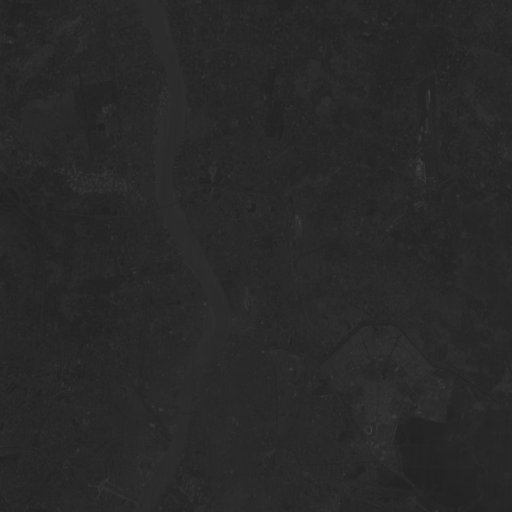
#> input picture band1.gif, 512 x 512 px; the run also reads 3 pictures not shown here
$ jupyter execute kmeans_band_image_parimal_bera_version_no1.ipynb
#> lines starting #> are read from the running program, lines starting #| are printed output that depends on the picture; after the words box and inside, x2 and y2 are one past the last pixel; in counts of white or black regions, pixels touching at a corner belong together
[cell 1]
from PIL import Image
import numpy as np
band1 = Image.open("band1.gif")
#> band1 is the input picture: PIL image 512x512 P; min 32, max 65, mean 40.6
band2 = Image.open("band2.gif")
band3 = Image.open("band3.gif")
band4 = Image.open("band4.gif")
band1 = band1.resize((512, 512))
band2 = band2.resize((512, 512))
band3 = band3.resize((512, 512))
band4 = band4.resize((512, 512))
band1_array = np.array(band1.convert("L"))
band2_array = np.array(band2.convert("L"))
band3_array = np.array(band3.convert("L"))
band4_array = np.array(band4.convert("L"))
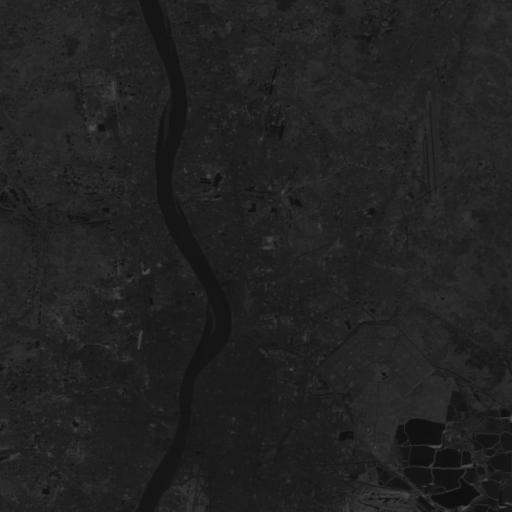
#> band4_array: shape (512, 512); min 14, max 77, mean 33.6
print("Shape of band1 matrix:", band1_array)
#> (printed output is left out)
print("Shape of band2 matrix:", band2_array)
#> (printed output is left out)
print("Shape of band3 matrix:", band3_array)
#> (printed output is left out)
print("Shape of band4 matrix:", band4_array)
#> (printed output is left out)

[cell 2]
from PIL import Image
import numpy as np
image_paths = ['band1.gif', 'band2.gif', 'band3.gif', 'band4.gif']
matrix_size = (512, 512)
image_matrices = []
for path in image_paths:
    img = Image.open(path)
    img_resized = img.resize(matrix_size)
    img_gray = img_resized.convert('L') if img_resized.mode != 'L' else img_resized
    img_array = np.array(img_gray)
    image_matrices.append(img_array)
for i, matrix in enumerate(image_matrices, 1):
    print(f"Matrix {i}:")
    print(matrix)
    print()
print(img_array)
#> (printed output is left out)

[cell 3]
from PIL import Image
import numpy as np

image_paths = ['band1.gif', 'band2.gif', 'band3.gif', 'band4.gif']
matrix_size = (512, 512)
flattened_matrices = []
for path in image_paths:
    # Open the image
    img = Image.open(path)
    img_resized = img.resize(matrix_size)
    img_gray = img_resized.convert('L') if img_resized.mode != 'L' else img_resized
    img_array = np.array(img_gray)
    flattened_matrix = img_array.flatten()
    flattened_matrices.append(flattened_matrix)
for i, matrix in enumerate(flattened_matrices, 1):
    print(f"Flattened Matrix {i}:")
    print(matrix)
    print()

[cell 4]
from PIL import Image
import numpy as np

image_paths = ['band1.gif', 'band2.gif', 'band3.gif', 'band4.gif']
matrix_size = (512, 512)
flattened_matrices = []
for path in image_paths:
    # Open the image
    img = Image.open(path)
    img_resized = img.resize(matrix_size)
    img_gray = img_resized.convert('L') if img_resized.mode != 'L' else img_resized
    img_array = np.array(img_gray)
    flattened_matrix = img_array.flatten()
    flattened_matrix = flattened_matrix[:, np.newaxis]
    flattened_matrices.append(flattened_matrix)
concatenated_matrix = np.hstack(flattened_matrices)

print( concatenated_matrix)

[cell 5]
import numpy as np
import random
from PIL import Image
import matplotlib.pyplot as plt

def load_image(path):
#> called with path = 'band1.gif'
    img = Image.open(path)
    img_array = np.array(img)
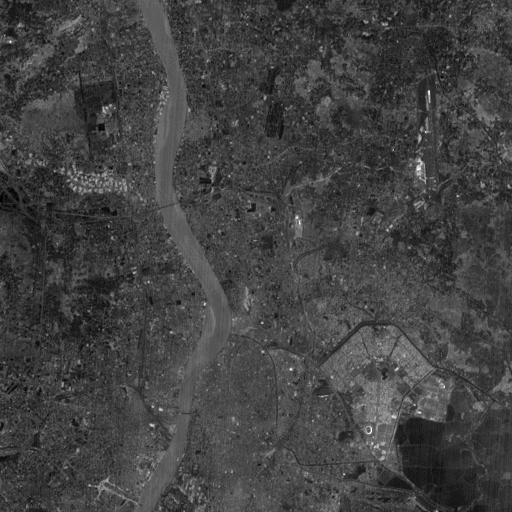
#> img_array: shape (512, 512); min 0, max 33, mean 8.6; drawn with min black and max white
    return img_array

def initialize_centroids(data, k):
    centroids_idx = random.sample(range(data.shape[0]), k)
    centroids = data[centroids_idx]
    return centroids

def assign_clusters(data, centroids):
    distances = np.linalg.norm(data[:, np.newaxis] - centroids, axis=2)
    # Assign each data point to the nearest centroid
    clusters = np.argmin(distances, axis=1)
    return clusters

def update_centroids(data, clusters, k):
    centroids = np.zeros((k, data.shape[1]))
    for i in range(k):
        centroids[i] = np.mean(data[clusters == i], axis=0)
    return centroids

def k_means(data, k, max_iters=100):
    centroids = initialize_centroids(data, k)

    for _ in range(max_iters):
        clusters = assign_clusters(data, centroids)
        new_centroids = update_centroids(data, clusters, k)
        if np.allclose(centroids, new_centroids):
            break

        centroids = new_centroids

    return clusters

# Load your 4-band images
image_paths = ['band1.gif', 'band2.gif', 'band3.gif', 'band4.gif']
images = [load_image(path) for path in image_paths]
#> call 3 of load_image, with path = 'band3.gif'
#> in load_image (call 3), `img_array = np.array(img)`:
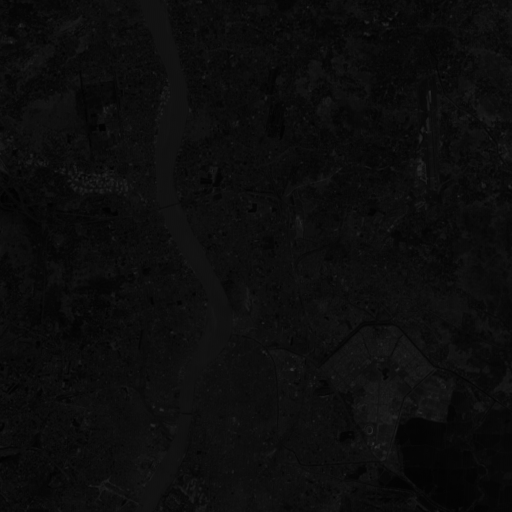
#> img_array: shape (512, 512); min 0, max 48, mean 12.6
#> images = 4 items

# Flatten each image
flattened_images = [img.flatten()[:, np.newaxis] for img in images]
#> flattened_images = 4 items

# Concatenate the flattened images
combined_data = np.concatenate(flattened_images, axis=1)

# Values of k
k_values = [2, 3, 4, 5, 6]

# Dictionary to store cluster labels for each k value
cluster_labels = {}

# Perform K-means clustering for each value of k
for k in k_values:
    clusters = k_means(combined_data, k)
    cluster_labels[k] = clusters
#> this loop made 5 passes
#> after the loop, cluster_labels = 5 items

# Print the shape of the labels for each k value
for k, labels in cluster_labels.items():
    print(f"Shape of cluster labels for k={k}: {labels.shape}")
#> this loop made 5 passes
#| Shape of cluster labels for k=2: (262144,)
#| Shape of cluster labels for k=3: (262144,)
#| Shape of cluster labels for k=4: (262144,)
#| Shape of cluster labels for k=5: (262144,)
#| Shape of cluster labels for k=6: (262144,)

# Reshape the clusters array to have the same shape as the original images
num_images = len(images)
#> num_images = 4
for k in k_values:
    # Reshape clusters to match the shape of the original images
    clusters = cluster_labels[k].reshape(512, 512)
    print(clusters)
#> this loop made 5 passes
#> (printed output is left out)
#> pass 1, `clusters = cluster_labels[k].reshape(512, 512)`:
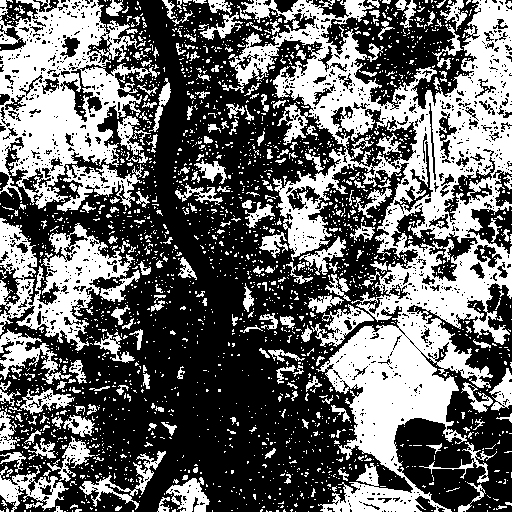
#> clusters: shape (512, 512) int64; values 0 (black) and 1 (white), 40.7% white; 2377 white regions (2147 under 20 px), largest, box (x1, y1, x2, y2) and area: (222, 0, 512, 512) 49597, (0, 0, 160, 209) 15851, (0, 218, 135, 351) 6979
#> pass 2, `clusters = cluster_labels[k].reshape(512, 512)`:
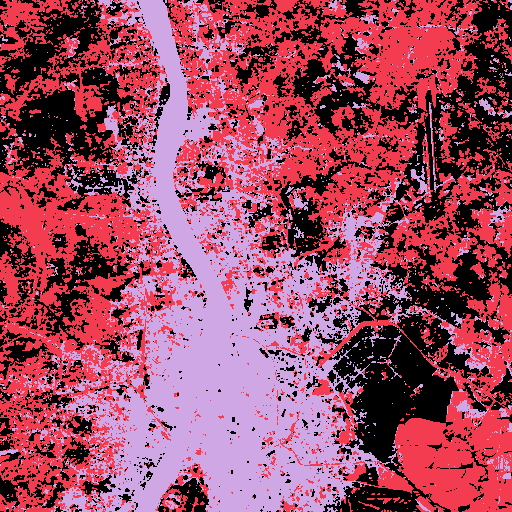
#> clusters: shape (512, 512) int64; 3 distinct labels, from 0 to 2; one colour per label, 0 black
#> pass 3, `clusters = cluster_labels[k].reshape(512, 512)`:
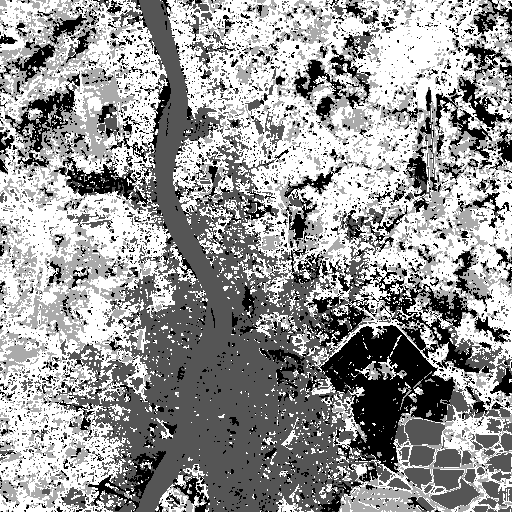
#> clusters: shape (512, 512) int64; min 0, max 3, mean 1.78; drawn with min black and max white

[cell 6]
random.seed(42)

# Visualize the clustered images for each k value
fig, axs = plt.subplots(1, 5, figsize=(20, 5))
for i, k in enumerate(k_values):
    # Reshape clusters to match the shape of the original images
    clusters = cluster_labels[k].reshape(-1, 512, 512)  # Reshape to original image dimensions

    # Choose a random index to select a random image from the clustered images
    random_index = np.random.randint(clusters.shape[0])  # Use clusters.shape[0] as num_images

    # Select the random image
    random_image = clusters[random_index]

    # Plot the clustered image
    axs[i].imshow(random_image, cmap='viridis')
    axs[i].set_title(f'K-means Clustering with k={k}')
    axs[i].axis('off')

plt.tight_layout()
plt.show()
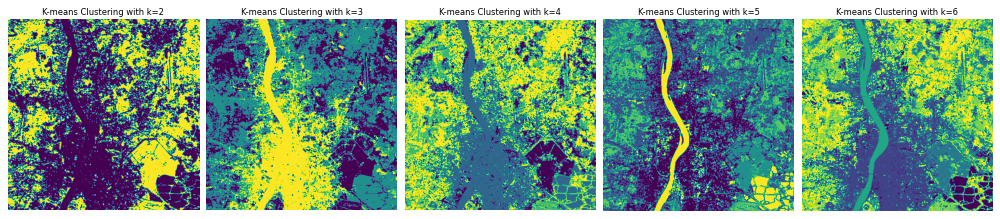
#> figure drawn by matplotlib, 5 panels
